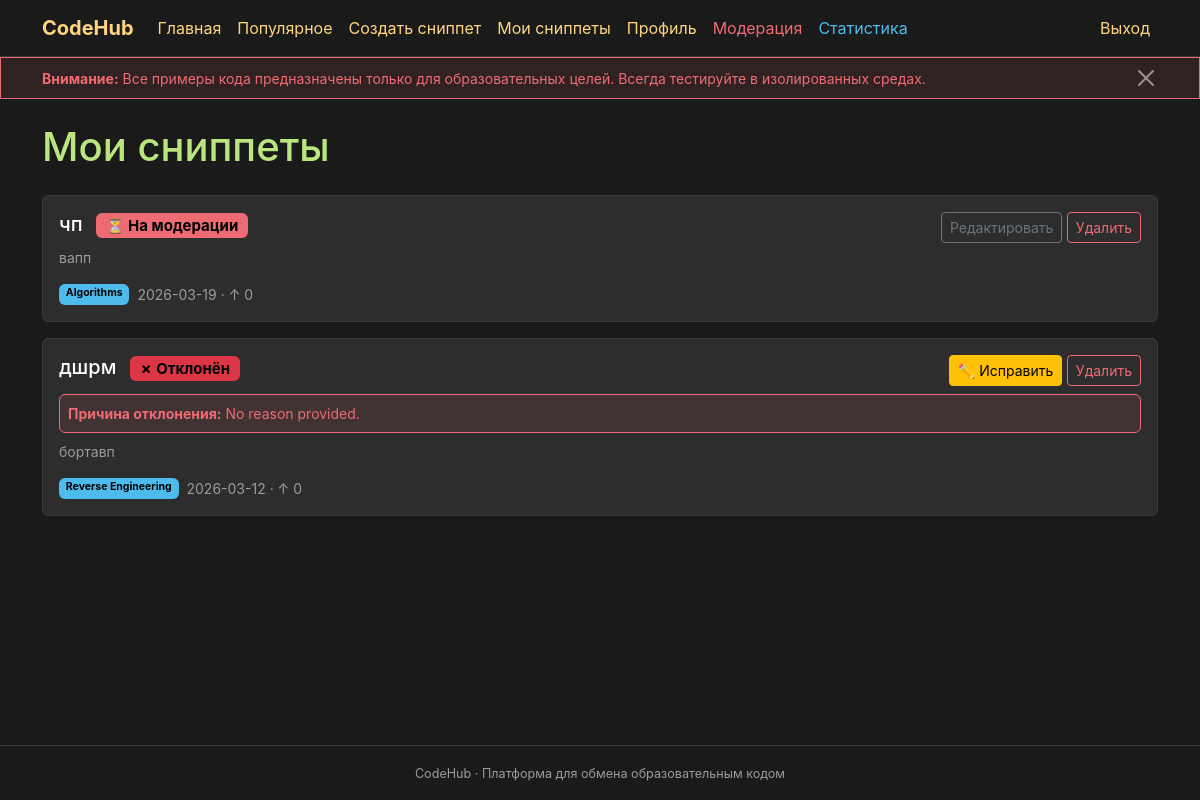
Page /my-snippets (signed in) on the committed database.
### __init__.py (models this page shows, shortened)
class CodeSnippet(db.Model):
    id = db.Column(db.Integer, primary_key=True)
    title = db.Column(db.String(200), nullable=False)
    description = db.Column(db.Text)
    code = db.Column(db.Text)
    category_id = db.Column(db.Integer, db.ForeignKey('category.id'), nullable=False)
    author_id = db.Column(db.Integer, db.ForeignKey('user.id'), nullable=False)
    created_at = db.Column(db.DateTime, default=datetime.utcnow)
    updated_at = db.Column(db.DateTime, default=datetime.utcnow, onupdate=datetime.utcnow)
    views_count = db.Column(db.Integer, default=0)
    status = db.Column(db.String(20), default='pending')  # pending, approved, rejected
    rejection_reason = db.Column(db.Text)
    moderated_by = db.Column(db.Integer, db.ForeignKey('user.id'))
    moderated_at = db.Column(db.DateTime)
    likes_count = db.Column(db.Integer, default=0)
    dislikes_count = db.Column(db.Integer, default=0)
    reports_count = db.Column(db.Integer, default=0)
    report_moderation_status = db.Column(db.String(20), default='approved')  # approved, pending, rejected (для жалоб)
    report_moderated_by = db.Column(db.Integer, db.ForeignKey('user.id'))
    report_moderated_at = db.Column(db.DateTime)
    report_moderation_reason = db.Column(db.Text)
    resubmit_comment = db.Column(db.Text)  # Комментарий пользователя при повторной отправке
    is_edited = db.Column(db.Boolean, default=False)  # True если сниппет был отредактирован после публикации
    tags = db.relationship('Tag', secondary=snippet_tags, lazy='subquery',
                           backref=db.backref('snippets', lazy=True))
    comments = db.relationship('Comment', backref='snippet', lazy=True, foreign_keys='Comment.snippet_id', cascade='all, delete-orphan')
    views = db.relationship('SnippetView', backref='snippet', lazy=True, foreign_keys='SnippetView.snippet_id', cascade='all, delete-orphan')
    files = db.relationship('SnippetFile', backref='snippet', lazy=True, order_by='SnippetFile.order', cascade='all, delete-orphan')
    links = db.relationship('SnippetLink', backref='snippet', lazy=True, order_by='SnippetLink.order', cascade='all, delete-orphan')

class Category(db.Model):
    id = db.Column(db.Integer, primary_key=True)
    name = db.Column(db.String(100), nullable=False)
    created_at = db.Column(db.DateTime, default=datetime.utcnow)
    snippets = db.relationship('CodeSnippet', backref='category', lazy=True)

### __init__.py (the view)
@app.route('/my-snippets')
@login_required
def my_snippets():
    snippets = CodeSnippet.query.filter_by(author_id=current_user.id).order_by(CodeSnippet.created_at.desc()).all()
    return render_template('my_snippets.html', snippets=snippets)

### __init__.py (called while the page is built)
@manager.user_loader
def load_user(user_id):
    return db.session.get(User, int(user_id))

### templates/my_snippets.html (shortened to what this page needs)
{% extends 'base.html' %}
{% block main %}
<h1 class="mb-4">Мои сниппеты</h1>
{% for snippet in snippets %}
<div class="card mb-3">
    <div class="card-body">
        <div class="d-flex justify-content-between align-items-start">
            <h5 class="card-title mb-0">
                <a href="{{ url_for('snippet', id=snippet.id) }}" class="text-decoration-none text-white">{{ snippet.title }}</a>
                <span class="badge {% if snippet.status == 'approved' %}bg-success{% elif snippet.status == 'rejected' %}bg-danger{% else %}bg-warning text-dark{% endif %} ms-2">
                    {% if snippet.status == 'approved' %}✓ Одобрен{% elif snippet.status == 'rejected' %}✗ Отклонён{% else %}⏳ На модерации{% endif %}
                </span>
            </h5>
            <div>
                {% if snippet.status == 'rejected' %}
                <a href="{{ url_for('edit_snippet', id=snippet.id) }}" class="btn btn-warning btn-sm">
                    ✏️ Исправить
                </a>
                {% else %}
                <a href="{{ url_for('edit_snippet', id=snippet.id) }}" class="btn btn-outline-secondary btn-sm">Редактировать</a>
                {% endif %}
                <form method="post" action="{{ url_for('delete_snippet', id=snippet.id) }}" class="d-inline" onsubmit="return confirm('Удалить этот сниппет?');">
                    <button type="submit" class="btn btn-outline-danger btn-sm">Удалить</button>
                </form>
            </div>
        </div>
        {% if snippet.status == 'rejected' and snippet.rejection_reason %}
        <div class="alert alert-danger mt-2 mb-2 small" style="padding: 8px;">
            <strong>Причина отклонения:</strong> {{ snippet.rejection_reason[:200] }}{% if snippet.rejection_reason|length > 200 %}...{% endif %}
        </div>
        {% endif %}
        <p class="card-text text-secondary small mt-1">{{ snippet.description[:150] }}{% if snippet.description|length > 150 %}...{% endif %}</p>
        <div class="d-flex gap-2 small">
            <span class="badge bg-secondary">{{ snippet.category.name }}</span>
            <span class="text-secondary">{{ snippet.created_at.strftime('%Y-%m-%d') }} &middot; &uarr; {{ snippet.likes_count }}</span>
        </div>
    </div>
</div>
{% else %}
<p class="text-secondary">Вы ещё не создали ни одного сниппета. <a href="{{ url_for('create_snippet') }}">Создайте первый</a>!</p>
{% endfor %}
{% endblock %}

### templates/base.html (shortened to what this page needs)
<!DOCTYPE html>
<html lang="ru">
<head>
    <link href="https://cdn.jsdelivr.net/npm/bootstrap@5.2.0/dist/css/bootstrap.min.css" rel="stylesheet">
    <link rel="stylesheet" href="https://cdnjs.cloudflare.com/ajax/libs/highlight.js/11.9.0/styles/github-dark.min.css">
</head>
<body class="d-flex flex-column min-vh-100">
    <header>
        <nav class="navbar navbar-expand-lg navbar-dark">
            <div class="container">
                <a class="navbar-brand fw-bold" href="{{ url_for('index') }}">CodeHub</a>
                <div class="collapse navbar-collapse" id="navbarNav">
                    <ul class="navbar-nav me-auto">
                        <li class="nav-item">
                            <a class="nav-link" href="{{ url_for('index') }}">Главная</a>
                        </li>
                        <li class="nav-item">
                            <a class="nav-link" href="{{ url_for('hot') }}">Популярное</a>
                        </li>
                        {% if current_user.is_authenticated %}
                        <li class="nav-item">
                            <a class="nav-link" href="{{ url_for('create_snippet') }}">Создать сниппет</a>
                        </li>
                        <li class="nav-item">
                            <a class="nav-link" href="{{ url_for('my_snippets') }}">Мои сниппеты</a>
                        </li>
                        <li class="nav-item">
                            <a class="nav-link" href="{{ url_for('profile', username=current_user.username) }}">Профиль</a>
                        </li>
                        {% if current_user.admin %}
                        <li class="nav-item">
                            <a class="nav-link text-warning" href="{{ url_for('moderate') }}">Модерация</a>
                        </li>
                        <li class="nav-item">
                            <a class="nav-link text-info" href="{{ url_for('admin_stats') }}">Статистика</a>
                        </li>
                        {% endif %}
                        {% endif %}
                    </ul>
                    <ul class="navbar-nav">
                        {% if current_user.is_authenticated %}
                        <li class="nav-item">
                            <a class="nav-link" href="{{ url_for('logout') }}">Выход</a>
                        </li>
                        {% endif %}
                    </ul>
                </div>
            </div>
        </nav>
    </header>
    <div class="alert alert-warning rounded-0 mb-0 py-2" role="alert" id="educational-warning">
        <div class="container d-flex justify-content-between align-items-center">
            <small><strong>Внимание:</strong> Все примеры кода предназначены только для образовательных целей. Всегда тестируйте в изолированных средах.</small>
            <button type="button" class="btn-close btn-close-white" aria-label="Закрыть" onclick="closeWarning()"></button>
        </div>
    </div>
    <main class="container flex-grow-1 py-4">
        {% block main %}{% endblock %}
    </main>
    <footer class="py-3 mt-auto">
        <div class="container text-center">
            <small>CodeHub &middot; Платформа для обмена образовательным кодом</small>
        </div>
    </footer>
</body>
</html>

### templates/base.html (style rules this page uses)
:root { --bg-dark: #1a1a1a; --bg-card: #2d2d2d; --text-primary: #FFD580; --text-secondary: #9C9C9C; --accent: #4DBCED; --accent-hover: #3a9bc4; --heading: #BAE67E; --tag: #4DBCED; --warning: #EF6B73; --success: #08D220; }
body { background-color: var(--bg-dark); color: var(--text-primary); font-family: -apple-system, BlinkMacSystemFont, "Segoe UI", Roboto, "Helvetica Neue", Arial, sans-serif; }
h1, h2, h3, h4, h5, h6 { color: var(--heading); }
.navbar { background-color: #1a1a1a !important; border-bottom: 1px solid #3a3a3a; }
.navbar-brand, .nav-link { color: var(--text-primary) !important; }
.card { background-color: var(--bg-card); border: 1px solid #3a3a3a; color: var(--text-primary); }
.alert-warning { background-color: rgba(239, 107, 115, 0.1); border-color: var(--warning); color: var(--warning); }
.alert-danger { background-color: rgba(239, 107, 115, 0.1); border-color: var(--warning); color: var(--warning); }
.badge { background-color: var(--tag); color: #000; }
.badge.bg-secondary { background-color: var(--tag) !important; color: #000 !important; }
.badge.bg-warning { background-color: var(--warning) !important; color: #000 !important; }
footer { background-color: #1a1a1a; border-top: 1px solid #3a3a3a; color: var(--text-secondary); font-size: 0.9rem; }
a { color: var(--accent); text-decoration: none; }
.text-info { color: var(--accent) !important; }
.text-warning { color: var(--warning) !important; }
.text-secondary { color: var(--text-secondary) !important; }
.btn-outline-danger { color: var(--warning); border-color: var(--warning); }

### rows in the picture
CodeSnippet: title "чп", status "⏳ На модерации", description "вапп", category.name "Algorithms", created_at "2026-03-19", likes_count "0"
CodeSnippet: title "дшрм", status "✗ Отклонён", rejection_reason "No reason provided.", description "бортавп", category.name "Reverse Engineering", created_at "2026-03-12", likes_count "0"
